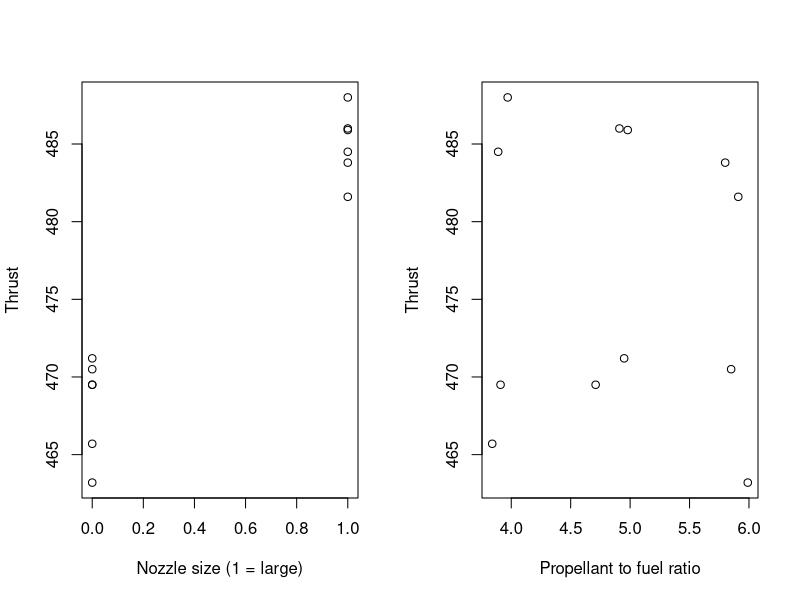

Generate this figure with R:
## ---- chunk 1
## NASA rocket data example

## From: R.S. Jankovsky, T.D. Smith, A.J. Pavli (1999). "High-Area-Ratio Rocket
## Nozzle at High Combustion Chamber Pressure-Experimental and Analytical
## Validation".

# setwd(...) first if your CSV file is somewhere else
rocket <- read.csv(file="rocket.csv")
# output all data in rocket vector
rocket
## ---- chunk 2
# Scatter plots where mfrow is used to put multiple
# plots on one image
par(mfrow = c(1,2))
plot(rocket$nozzle, rocket$thrust, ylab="Thrust", xlab="Nozzle size (1 = large)")
plot(rocket$propratio, rocket$thrust, ylab="Thrust", xlab="Propellant to fuel ratio")
## ---- chunk 3
# Fit MLR using lm
m1 <- lm(thrust ~ nozzle + propratio, data = rocket)
summary(m1)
m2 <- lm(thrust ~ 0 + nozzle, data=rocket)
summary(m2)
anova(m1)
## ---- chunk 4
# Manual beta estimates where rep is used to make the columns of 1s
X <- cbind(rep(1, 12), rocket$nozzle, rocket$propratio) # X matrix
y <- matrix(rocket$thrust, ncol = 1) # response vector
beta_hat <- solve(t(X) %*% X) %*% t(X) %*% y
beta_hat
## ---- chunk 5
# Manual sigma estimate
mu_hat <- X %*% beta_hat # fitted values
e <- y - mu_hat # residuals
sigma_hat <- sqrt((t(e) %*% e) / 9) # Note n-p-1 = 12-2-1 = 9
sigma_hat
sigma_hat <- sqrt( sum(e^2) / 9) # equivalent
sigma_hat
## ---- chunk 6
# Covariance matrix of beta_hat
vcov(m1)
sqrt(diag(vcov(m1))) # SEs of individual betas

# Manual
se_beta <- sigma_hat * sqrt(diag(solve(t(X) %*% X)))
se_beta
## ---- chunk 7
# Estimate the mean response for units with small nozzle and propellant ratio 5.5
# include a 95% CI
predict(object = m1, newdata = data.frame(nozzle = 0, propratio = 5.5),
        interval = "confidence", level = 0.95)
## ---- chunk 8
# Manual calculation
x0 <- matrix(c(1, 0, 5.5), nrow = 1)
y0_hat <- x0 %*% beta_hat
y0_hat
# mu0 is also known as \hat{Y}_0
se_mu0 <- sigma_hat * sqrt(x0 %*% solve(t(X) %*% X) %*% t(x0))
se_mu0
crit_val <- qt(0.975,9)
ci_lo <- y0_hat - crit_val*se_mu0
ci_hi <- y0_hat + crit_val*se_mu0
c(y0_hat, ci_lo, ci_hi)
## ---- chunk 9
# Predict the value of the response for a unit with small nozzle and propellant ratio 5.5
# include a 95% PI
predict(object = m1, newdata = data.frame(nozzle = 0, propratio = 5.5),
        interval = "prediction", level = 0.95)
## ---- chunk 10
# Manual calculation for an individual
x0 <- matrix(c(1, 0, 5.5), nrow = 1)
y0_hat <- x0 %*% beta_hat
se_y0 <- sigma_hat * sqrt(1+ x0 %*% solve(t(X) %*% X) %*% t(x0))
se_y0
crit_val <- qt(0.975,9)
pi_lo <- y0_hat - crit_val*se_y0
pi_hi <- y0_hat + crit_val*se_y0
c(y0_hat, pi_lo, pi_hi)
